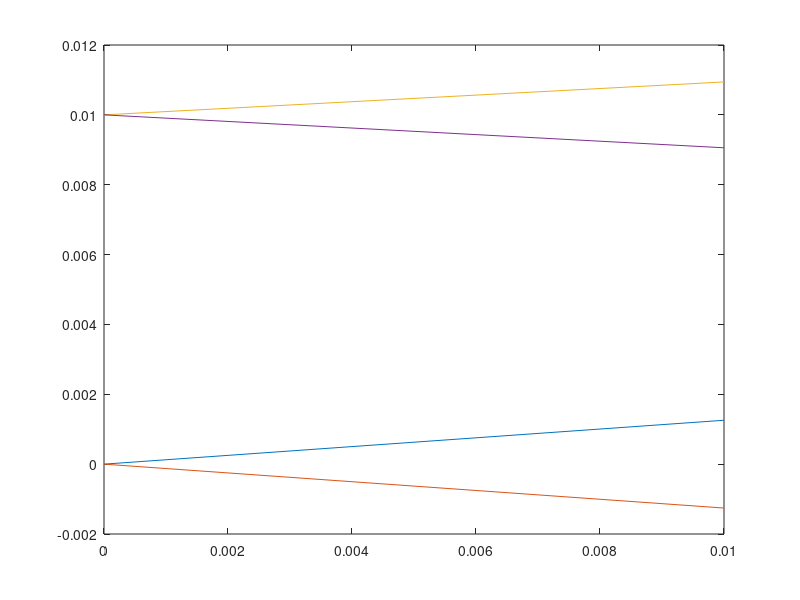

MATLAB code to generate this figure:
%% Part 1 Exploring Ray Tracing. 
% Let's define the ray variables. 
% Each ray is defined as (x-pos, x-angle, y-pos, y-angle)'

% The set of N rays would be in a 4 by N vector. This one set will still
% represent all rays present at one perticular z position

% To start I will manually define 4 rays total at two different x
% locations, with different angles with respect to z. 

% Note: Theta needs to be limited between -$\pi$/20 and $\pi$/20 since we
% are assuming that tan $\theta$ = $\theta$.

rays_in = [0 0 0.01 0.01;0.04*pi -0.04*pi 0.03*pi -0.03*pi;0 0 0 0;0 0 0 0];

d = 0.01;
% propgation matrix
Md = [1 d 0 0;0 1 0 0;0 0 1 d;0 0 0 1];


% Rays after propogation

rays_out = Md*rays_in;

% Plotting the result

% rays_in is a 4 x N matrix representing the rays emitted from an object
% rays_out is a 4 x N matrix representing the rays after propagating distance d
ray_z = [zeros(1,size(rays_in,2)); d*ones(1,size(rays_in,2))];
plot(ray_z, [rays_in(1,:); rays_out(1,:)]);

% Automating the generation of rays in a plane given a set of start points
% and number of rays required per point. 

%% Task 1.3 - Part 2
% 

